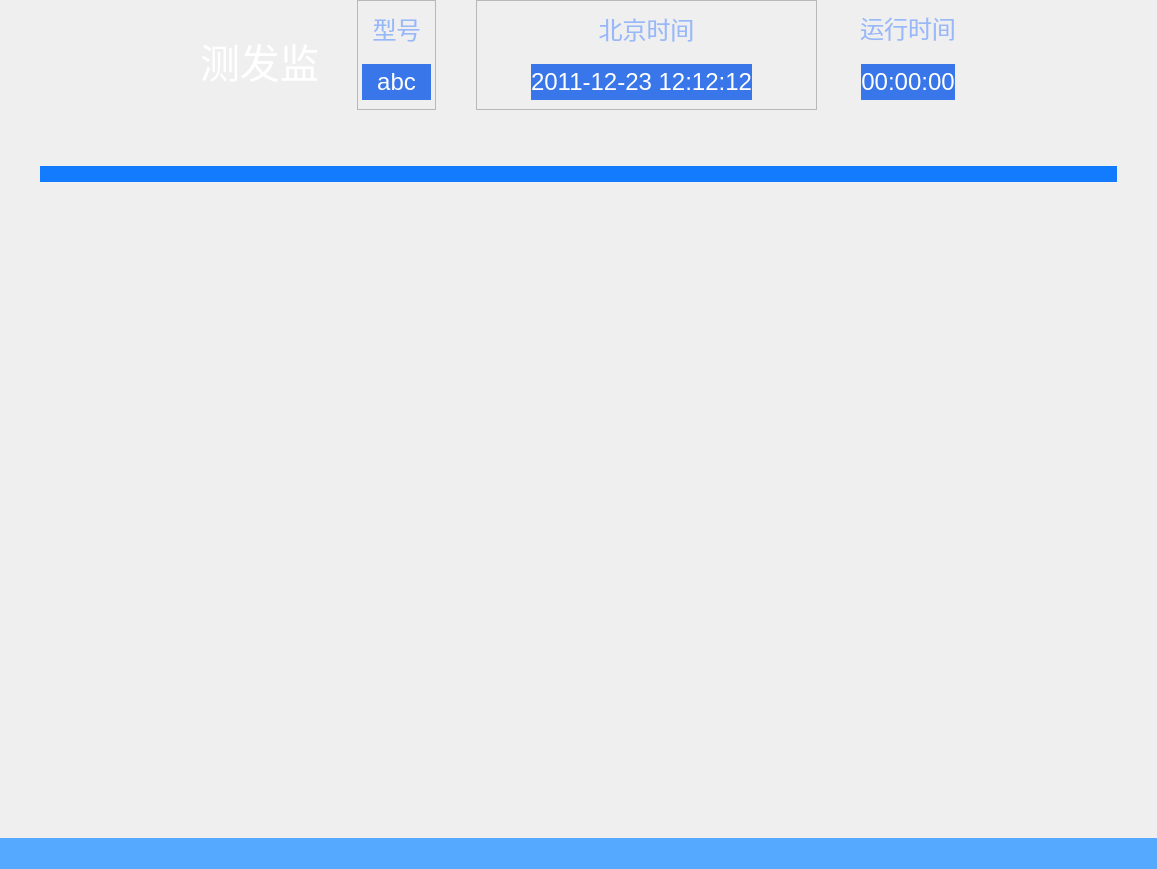
<?xml version="1.0" encoding="UTF-8"?>
<ui version="4.0">
 <class>ControlMonitorClass</class>
 <widget class="QMainWindow" name="ControlMonitorClass">
  <property name="geometry">
   <rect>
    <x>0</x>
    <y>0</y>
    <width>1157</width>
    <height>869</height>
   </rect>
  </property>
  <property name="windowTitle">
   <string>ControlMonitor</string>
  </property>
  <widget class="QWidget" name="centralWidget">
   <layout class="QVBoxLayout" name="verticalLayout_5">
    <property name="spacing">
     <number>0</number>
    </property>
    <property name="leftMargin">
     <number>0</number>
    </property>
    <property name="topMargin">
     <number>0</number>
    </property>
    <property name="rightMargin">
     <number>0</number>
    </property>
    <property name="bottomMargin">
     <number>0</number>
    </property>
    <item>
     <widget class="QWidget" name="top_wgt" native="true">
      <property name="minimumSize">
       <size>
        <width>1014</width>
        <height>120</height>
       </size>
      </property>
      <property name="maximumSize">
       <size>
        <width>16777215</width>
        <height>120</height>
       </size>
      </property>
      <property name="styleSheet">
       <string notr="true">border-image:url(&quot;:/ControlMonitor/topbar&quot;)</string>
      </property>
      <layout class="QHBoxLayout" name="horizontalLayout">
       <property name="spacing">
        <number>0</number>
       </property>
       <property name="leftMargin">
        <number>0</number>
       </property>
       <property name="topMargin">
        <number>0</number>
       </property>
       <property name="rightMargin">
        <number>0</number>
       </property>
       <property name="bottomMargin">
        <number>0</number>
       </property>
       <item>
        <widget class="QWidget" name="widget" native="true">
         <layout class="QHBoxLayout" name="horizontalLayout_2" stretch="4,1,3,1,2">
          <property name="spacing">
           <number>40</number>
          </property>
          <property name="leftMargin">
           <number>0</number>
          </property>
          <property name="topMargin">
           <number>0</number>
          </property>
          <property name="rightMargin">
           <number>0</number>
          </property>
          <property name="bottomMargin">
           <number>10</number>
          </property>
          <item>
           <widget class="QWidget" name="widget_2" native="true">
            <property name="minimumSize">
             <size>
              <width>0</width>
              <height>0</height>
             </size>
            </property>
            <property name="maximumSize">
             <size>
              <width>16777215</width>
              <height>16777215</height>
             </size>
            </property>
            <property name="styleSheet">
             <string notr="true">border-image:&quot;transpant&quot;</string>
            </property>
            <widget class="QLabel" name="softwarename">
             <property name="geometry">
              <rect>
               <x>200</x>
               <y>0</y>
               <width>321</width>
               <height>121</height>
              </rect>
             </property>
             <property name="styleSheet">
              <string notr="true">color:white;font-size:40px</string>
             </property>
             <property name="text">
              <string>测发监测C3I软件</string>
             </property>
            </widget>
           </widget>
          </item>
          <item>
           <widget class="QFrame" name="frame">
            <property name="styleSheet">
             <string notr="true">border-image:&quot;transpant&quot;;color:white;font-size:24px</string>
            </property>
            <property name="frameShape">
             <enum>QFrame::StyledPanel</enum>
            </property>
            <property name="frameShadow">
             <enum>QFrame::Raised</enum>
            </property>
            <layout class="QVBoxLayout" name="verticalLayout">
             <property name="spacing">
              <number>0</number>
             </property>
             <property name="leftMargin">
              <number>0</number>
             </property>
             <property name="topMargin">
              <number>0</number>
             </property>
             <property name="rightMargin">
              <number>0</number>
             </property>
             <property name="bottomMargin">
              <number>0</number>
             </property>
             <item>
              <widget class="QLabel" name="rtlabel">
               <property name="styleSheet">
                <string notr="true">color:#98b8f9</string>
               </property>
               <property name="text">
                <string>型号</string>
               </property>
               <property name="alignment">
                <set>Qt::AlignCenter</set>
               </property>
              </widget>
             </item>
             <item>
              <widget class="QWidget" name="widget_8" native="true">
               <layout class="QHBoxLayout" name="horizontalLayout_3">
                <property name="spacing">
                 <number>0</number>
                </property>
                <property name="leftMargin">
                 <number>0</number>
                </property>
                <property name="topMargin">
                 <number>0</number>
                </property>
                <property name="rightMargin">
                 <number>0</number>
                </property>
                <property name="bottomMargin">
                 <number>0</number>
                </property>
                <item>
                 <widget class="QLabel" name="label_2">
                  <property name="minimumSize">
                   <size>
                    <width>4</width>
                    <height>0</height>
                   </size>
                  </property>
                  <property name="maximumSize">
                   <size>
                    <width>4</width>
                    <height>16777215</height>
                   </size>
                  </property>
                  <property name="text">
                   <string/>
                  </property>
                  <property name="pixmap">
                   <pixmap resource="controlmonitor.qrc">:/ControlMonitor/rectleft</pixmap>
                  </property>
                 </widget>
                </item>
                <item>
                 <widget class="QLabel" name="rokect_type">
                  <property name="sizePolicy">
                   <sizepolicy hsizetype="Preferred" vsizetype="Preferred">
                    <horstretch>0</horstretch>
                    <verstretch>0</verstretch>
                   </sizepolicy>
                  </property>
                  <property name="maximumSize">
                   <size>
                    <width>16777215</width>
                    <height>36</height>
                   </size>
                  </property>
                  <property name="sizeIncrement">
                   <size>
                    <width>0</width>
                    <height>36</height>
                   </size>
                  </property>
                  <property name="styleSheet">
                   <string notr="true">background-color:rgba(56,118,234,1)</string>
                  </property>
                  <property name="text">
                   <string>abc</string>
                  </property>
                  <property name="alignment">
                   <set>Qt::AlignCenter</set>
                  </property>
                 </widget>
                </item>
                <item>
                 <widget class="QLabel" name="label_3">
                  <property name="minimumSize">
                   <size>
                    <width>4</width>
                    <height>0</height>
                   </size>
                  </property>
                  <property name="maximumSize">
                   <size>
                    <width>4</width>
                    <height>16777215</height>
                   </size>
                  </property>
                  <property name="sizeIncrement">
                   <size>
                    <width>0</width>
                    <height>0</height>
                   </size>
                  </property>
                  <property name="text">
                   <string/>
                  </property>
                  <property name="pixmap">
                   <pixmap resource="controlmonitor.qrc">:/ControlMonitor/rectright</pixmap>
                  </property>
                 </widget>
                </item>
               </layout>
              </widget>
             </item>
            </layout>
           </widget>
          </item>
          <item>
           <widget class="QFrame" name="frame_2">
            <property name="styleSheet">
             <string notr="true">border-image:&quot;transpant&quot;;color:white;font-size:24px</string>
            </property>
            <property name="frameShape">
             <enum>QFrame::StyledPanel</enum>
            </property>
            <property name="frameShadow">
             <enum>QFrame::Raised</enum>
            </property>
            <layout class="QVBoxLayout" name="verticalLayout_2">
             <property name="spacing">
              <number>0</number>
             </property>
             <property name="leftMargin">
              <number>0</number>
             </property>
             <property name="topMargin">
              <number>0</number>
             </property>
             <property name="rightMargin">
              <number>0</number>
             </property>
             <property name="bottomMargin">
              <number>0</number>
             </property>
             <item>
              <widget class="QLabel" name="ctlabel">
               <property name="styleSheet">
                <string notr="true">color:#98b8f9</string>
               </property>
               <property name="text">
                <string>北京时间</string>
               </property>
               <property name="alignment">
                <set>Qt::AlignCenter</set>
               </property>
              </widget>
             </item>
             <item>
              <widget class="QWidget" name="widget_9" native="true">
               <layout class="QHBoxLayout" name="horizontalLayout_4">
                <property name="spacing">
                 <number>0</number>
                </property>
                <property name="leftMargin">
                 <number>50</number>
                </property>
                <property name="topMargin">
                 <number>0</number>
                </property>
                <property name="rightMargin">
                 <number>50</number>
                </property>
                <property name="bottomMargin">
                 <number>0</number>
                </property>
                <item>
                 <widget class="QLabel" name="label_4">
                  <property name="minimumSize">
                   <size>
                    <width>4</width>
                    <height>0</height>
                   </size>
                  </property>
                  <property name="maximumSize">
                   <size>
                    <width>4</width>
                    <height>16777215</height>
                   </size>
                  </property>
                  <property name="text">
                   <string/>
                  </property>
                  <property name="pixmap">
                   <pixmap resource="controlmonitor.qrc">:/ControlMonitor/rectleft</pixmap>
                  </property>
                 </widget>
                </item>
                <item>
                 <widget class="QLabel" name="curtime">
                  <property name="sizePolicy">
                   <sizepolicy hsizetype="Expanding" vsizetype="Preferred">
                    <horstretch>0</horstretch>
                    <verstretch>0</verstretch>
                   </sizepolicy>
                  </property>
                  <property name="minimumSize">
                   <size>
                    <width>0</width>
                    <height>36</height>
                   </size>
                  </property>
                  <property name="maximumSize">
                   <size>
                    <width>16777215</width>
                    <height>36</height>
                   </size>
                  </property>
                  <property name="styleSheet">
                   <string notr="true">background-color:rgba(56,118,234,1)</string>
                  </property>
                  <property name="text">
                   <string>2011-12-23 12:12:12</string>
                  </property>
                  <property name="textFormat">
                   <enum>Qt::PlainText</enum>
                  </property>
                  <property name="alignment">
                   <set>Qt::AlignCenter</set>
                  </property>
                 </widget>
                </item>
                <item>
                 <widget class="QLabel" name="label_5">
                  <property name="text">
                   <string/>
                  </property>
                  <property name="pixmap">
                   <pixmap resource="controlmonitor.qrc">:/ControlMonitor/rectright</pixmap>
                  </property>
                 </widget>
                </item>
               </layout>
              </widget>
             </item>
            </layout>
           </widget>
          </item>
          <item>
           <widget class="QWidget" name="widget_3" native="true">
            <property name="styleSheet">
             <string notr="true">border-image:&quot;transpant&quot;;color:white;font-size:24px</string>
            </property>
            <layout class="QVBoxLayout" name="verticalLayout_3">
             <property name="spacing">
              <number>0</number>
             </property>
             <property name="leftMargin">
              <number>0</number>
             </property>
             <property name="topMargin">
              <number>0</number>
             </property>
             <property name="rightMargin">
              <number>0</number>
             </property>
             <property name="bottomMargin">
              <number>0</number>
             </property>
             <item>
              <widget class="QLabel" name="ftlabel">
               <property name="styleSheet">
                <string notr="true">color:#98b8f9</string>
               </property>
               <property name="text">
                <string>运行时间</string>
               </property>
               <property name="alignment">
                <set>Qt::AlignCenter</set>
               </property>
              </widget>
             </item>
             <item>
              <widget class="QWidget" name="widget_10" native="true">
               <layout class="QHBoxLayout" name="horizontalLayout_5">
                <property name="spacing">
                 <number>0</number>
                </property>
                <property name="leftMargin">
                 <number>0</number>
                </property>
                <property name="topMargin">
                 <number>0</number>
                </property>
                <property name="rightMargin">
                 <number>0</number>
                </property>
                <property name="bottomMargin">
                 <number>0</number>
                </property>
                <item>
                 <widget class="QLabel" name="label_6">
                  <property name="minimumSize">
                   <size>
                    <width>4</width>
                    <height>0</height>
                   </size>
                  </property>
                  <property name="maximumSize">
                   <size>
                    <width>4</width>
                    <height>16777215</height>
                   </size>
                  </property>
                  <property name="text">
                   <string/>
                  </property>
                  <property name="pixmap">
                   <pixmap resource="controlmonitor.qrc">:/ControlMonitor/rectleft</pixmap>
                  </property>
                 </widget>
                </item>
                <item>
                 <widget class="QLabel" name="time">
                  <property name="sizePolicy">
                   <sizepolicy hsizetype="Minimum" vsizetype="Preferred">
                    <horstretch>0</horstretch>
                    <verstretch>0</verstretch>
                   </sizepolicy>
                  </property>
                  <property name="minimumSize">
                   <size>
                    <width>0</width>
                    <height>36</height>
                   </size>
                  </property>
                  <property name="maximumSize">
                   <size>
                    <width>16777215</width>
                    <height>36</height>
                   </size>
                  </property>
                  <property name="styleSheet">
                   <string notr="true">background-color:rgba(56,118,234,1)</string>
                  </property>
                  <property name="text">
                   <string>00:00:00</string>
                  </property>
                  <property name="alignment">
                   <set>Qt::AlignCenter</set>
                  </property>
                 </widget>
                </item>
                <item>
                 <widget class="QLabel" name="label_7">
                  <property name="minimumSize">
                   <size>
                    <width>4</width>
                    <height>0</height>
                   </size>
                  </property>
                  <property name="maximumSize">
                   <size>
                    <width>4</width>
                    <height>16777215</height>
                   </size>
                  </property>
                  <property name="text">
                   <string/>
                  </property>
                  <property name="pixmap">
                   <pixmap resource="controlmonitor.qrc">:/ControlMonitor/rectright</pixmap>
                  </property>
                 </widget>
                </item>
               </layout>
              </widget>
             </item>
            </layout>
           </widget>
          </item>
          <item>
           <widget class="QWidget" name="right_wgt" native="true">
            <property name="minimumSize">
             <size>
              <width>0</width>
              <height>120</height>
             </size>
            </property>
            <property name="maximumSize">
             <size>
              <width>16777215</width>
              <height>16777215</height>
             </size>
            </property>
            <property name="styleSheet">
             <string notr="true">border-image:&quot;transpant&quot;</string>
            </property>
            <layout class="QGridLayout" name="gridLayout">
             <property name="leftMargin">
              <number>0</number>
             </property>
             <property name="topMargin">
              <number>4</number>
             </property>
             <property name="rightMargin">
              <number>4</number>
             </property>
             <property name="bottomMargin">
              <number>20</number>
             </property>
             <property name="spacing">
              <number>0</number>
             </property>
             <item row="0" column="3">
              <widget class="QPushButton" name="pb_min">
               <property name="minimumSize">
                <size>
                 <width>30</width>
                 <height>30</height>
                </size>
               </property>
               <property name="maximumSize">
                <size>
                 <width>30</width>
                 <height>30</height>
                </size>
               </property>
               <property name="cursor">
                <cursorShape>PointingHandCursor</cursorShape>
               </property>
               <property name="toolTip">
                <string>最小化</string>
               </property>
               <property name="styleSheet">
                <string notr="true">QPushButton:hover{
	background-color:transparent;
	background-image:url(:/ControlMonitor/images/最小化-悬浮.png);
    border:0px;}
QPushButton:pressed{
	background-color:transparent; 
    background-image: url(:/ControlMonitor/images/最小化-点击.png);
    border:0px;}
QPushButton {
	background-color:transparent;
	background-image: url(:/ControlMonitor/images/最小化-默认.png);
    border:0px;
}

</string>
               </property>
               <property name="text">
                <string/>
               </property>
              </widget>
             </item>
             <item row="2" column="4">
              <widget class="QWidget" name="widget_7" native="true">
               <property name="minimumSize">
                <size>
                 <width>10</width>
                 <height>0</height>
                </size>
               </property>
               <property name="maximumSize">
                <size>
                 <width>10</width>
                 <height>16777215</height>
                </size>
               </property>
              </widget>
             </item>
             <item row="0" column="5">
              <widget class="QPushButton" name="pb_close">
               <property name="minimumSize">
                <size>
                 <width>30</width>
                 <height>30</height>
                </size>
               </property>
               <property name="maximumSize">
                <size>
                 <width>30</width>
                 <height>30</height>
                </size>
               </property>
               <property name="cursor">
                <cursorShape>PointingHandCursor</cursorShape>
               </property>
               <property name="toolTip">
                <string>关闭</string>
               </property>
               <property name="styleSheet">
                <string notr="true">QPushButton:hover{
	background-color:transparent;
	background-image: url(:/ControlMonitor/images/关闭-悬浮.png);
    border:0px;}
QPushButton:pressed{
	background-color:transparent; 
	background-image: url(:/ControlMonitor/images/关闭-点击.png);
    border:0px;}
QPushButton {
	background-color:transparent;
	background-image: url(:/ControlMonitor/images/关闭-默认.png);
    border:0px;
}

</string>
               </property>
               <property name="text">
                <string/>
               </property>
              </widget>
             </item>
             <item row="2" column="0">
              <widget class="QWidget" name="widget_4" native="true">
               <property name="sizePolicy">
                <sizepolicy hsizetype="Expanding" vsizetype="Preferred">
                 <horstretch>0</horstretch>
                 <verstretch>0</verstretch>
                </sizepolicy>
               </property>
               <property name="maximumSize">
                <size>
                 <width>16777215</width>
                 <height>16777215</height>
                </size>
               </property>
              </widget>
             </item>
             <item row="2" column="2">
              <widget class="QWidget" name="widget_6" native="true">
               <property name="minimumSize">
                <size>
                 <width>15</width>
                 <height>0</height>
                </size>
               </property>
               <property name="maximumSize">
                <size>
                 <width>15</width>
                 <height>16777215</height>
                </size>
               </property>
              </widget>
             </item>
             <item row="1" column="2">
              <widget class="QWidget" name="widget_5" native="true"/>
             </item>
            </layout>
           </widget>
          </item>
         </layout>
        </widget>
       </item>
      </layout>
     </widget>
    </item>
    <item>
     <widget class="QWidget" name="lightbar" native="true">
      <property name="minimumSize">
       <size>
        <width>0</width>
        <height>108</height>
       </size>
      </property>
      <property name="maximumSize">
       <size>
        <width>16777215</width>
        <height>108</height>
       </size>
      </property>
      <property name="styleSheet">
       <string notr="true">#lightbar
{background-image:url(&quot;:/ControlMonitor/dibian&quot;)}</string>
      </property>
      <layout class="QVBoxLayout" name="verticalLayout_6">
       <property name="spacing">
        <number>0</number>
       </property>
       <property name="leftMargin">
        <number>0</number>
       </property>
       <property name="topMargin">
        <number>0</number>
       </property>
       <property name="rightMargin">
        <number>0</number>
       </property>
       <property name="bottomMargin">
        <number>0</number>
       </property>
       <item>
        <widget class="QWidget" name="up_wordbar" native="true">
         <property name="minimumSize">
          <size>
           <width>0</width>
           <height>36</height>
          </size>
         </property>
         <property name="maximumSize">
          <size>
           <width>16777215</width>
           <height>36</height>
          </size>
         </property>
         <property name="styleSheet">
          <string notr="true">background-color: transparent</string>
         </property>
        </widget>
       </item>
       <item>
        <widget class="QWidget" name="widget_16" native="true">
         <property name="styleSheet">
          <string notr="true">background-color: transparent</string>
         </property>
         <layout class="QHBoxLayout" name="horizontalLayout_9">
          <property name="spacing">
           <number>0</number>
          </property>
          <property name="leftMargin">
           <number>0</number>
          </property>
          <property name="topMargin">
           <number>0</number>
          </property>
          <property name="rightMargin">
           <number>0</number>
          </property>
          <property name="bottomMargin">
           <number>0</number>
          </property>
          <item>
           <widget class="QLabel" name="label_12">
            <property name="minimumSize">
             <size>
              <width>40</width>
              <height>0</height>
             </size>
            </property>
            <property name="maximumSize">
             <size>
              <width>34</width>
              <height>16777215</height>
             </size>
            </property>
            <property name="text">
             <string/>
            </property>
            <property name="pixmap">
             <pixmap resource="controlmonitor.qrc">:/ControlMonitor/leftbar</pixmap>
            </property>
            <property name="alignment">
             <set>Qt::AlignRight|Qt::AlignTrailing|Qt::AlignVCenter</set>
            </property>
           </widget>
          </item>
          <item>
           <widget class="QWidget" name="dengtiao" native="true">
            <widget class="QLabel" name="dtbg">
             <property name="geometry">
              <rect>
               <x>0</x>
               <y>10</y>
               <width>1840</width>
               <height>16</height>
              </rect>
             </property>
             <property name="minimumSize">
              <size>
               <width>0</width>
               <height>16</height>
              </size>
             </property>
             <property name="maximumSize">
              <size>
               <width>16777215</width>
               <height>16</height>
              </size>
             </property>
             <property name="styleSheet">
              <string notr="true">background-color:rgb(19,123,254)</string>
             </property>
             <property name="text">
              <string/>
             </property>
            </widget>
           </widget>
          </item>
          <item>
           <widget class="QLabel" name="label_13">
            <property name="minimumSize">
             <size>
              <width>40</width>
              <height>34</height>
             </size>
            </property>
            <property name="maximumSize">
             <size>
              <width>40</width>
              <height>34</height>
             </size>
            </property>
            <property name="text">
             <string/>
            </property>
            <property name="pixmap">
             <pixmap resource="controlmonitor.qrc">:/ControlMonitor/rightbar</pixmap>
            </property>
           </widget>
          </item>
         </layout>
        </widget>
       </item>
       <item>
        <widget class="QWidget" name="down_wordbar" native="true">
         <property name="minimumSize">
          <size>
           <width>0</width>
           <height>36</height>
          </size>
         </property>
         <property name="maximumSize">
          <size>
           <width>16777215</width>
           <height>36</height>
          </size>
         </property>
         <property name="styleSheet">
          <string notr="true">background-color: transparent</string>
         </property>
        </widget>
       </item>
      </layout>
     </widget>
    </item>
    <item>
     <widget class="QWidget" name="center_wgt" native="true">
      <property name="styleSheet">
       <string notr="true"/>
      </property>
      <layout class="QVBoxLayout" name="verticalLayout_4">
       <property name="spacing">
        <number>0</number>
       </property>
       <property name="leftMargin">
        <number>0</number>
       </property>
       <property name="topMargin">
        <number>0</number>
       </property>
       <property name="rightMargin">
        <number>0</number>
       </property>
       <property name="bottomMargin">
        <number>0</number>
       </property>
       <item>
        <widget class="QStackedWidget" name="tabwgt">
         <property name="styleSheet">
          <string notr="true"/>
         </property>
         <property name="currentIndex">
          <number>0</number>
         </property>
         <widget class="QWidget" name="page1">
          <property name="styleSheet">
           <string notr="true">#page1{border-image:url(&quot;:/ControlMonitor/images/center.png&quot;)}</string>
          </property>
         </widget>
        </widget>
       </item>
      </layout>
     </widget>
    </item>
    <item>
     <widget class="QWidget" name="top_wgt_2" native="true">
      <property name="minimumSize">
       <size>
        <width>1014</width>
        <height>31</height>
       </size>
      </property>
      <property name="maximumSize">
       <size>
        <width>16777215</width>
        <height>31</height>
       </size>
      </property>
      <property name="styleSheet">
       <string notr="true"> 
background-color: rgb(85, 170, 255);</string>
      </property>
      <widget class="QWidget" name="wgt_status_left" native="true">
       <property name="geometry">
        <rect>
         <x>0</x>
         <y>0</y>
         <width>790</width>
         <height>31</height>
        </rect>
       </property>
       <property name="minimumSize">
        <size>
         <width>790</width>
         <height>24</height>
        </size>
       </property>
       <widget class="QLabel" name="lb_flag_5">
        <property name="geometry">
         <rect>
          <x>10</x>
          <y>4</y>
          <width>24</width>
          <height>24</height>
         </rect>
        </property>
        <property name="styleSheet">
         <string notr="true"/>
        </property>
        <property name="text">
         <string/>
        </property>
        <property name="pixmap">
         <pixmap resource="controlmonitor.qrc">:/ControlMonitor/images/icon_info.png</pixmap>
        </property>
       </widget>
      </widget>
     </widget>
    </item>
   </layout>
  </widget>
 </widget>
 <layoutdefault spacing="6" margin="11"/>
 <resources>
  <include location="controlmonitor.qrc"/>
 </resources>
 <connections/>
</ui>
